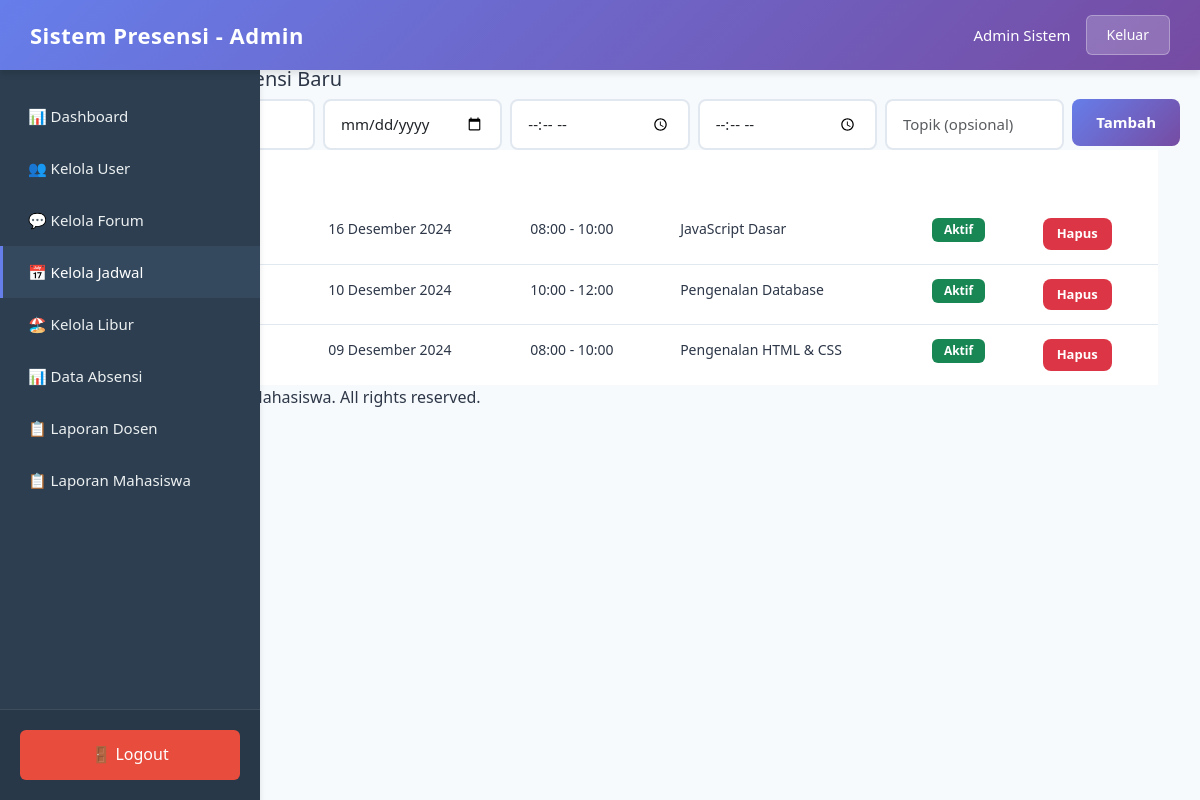
Page /admin/kelola_jadwal.php (signed in) on the committed database.
### tables this page shows
CREATE TABLE jadwal_absensi (
    id INT AUTO_INCREMENT PRIMARY KEY,
    forum_id INT NOT NULL,
    tanggal DATE NOT NULL,
    waktu_mulai TIME NOT NULL,
    waktu_selesai TIME NOT NULL,
    topik VARCHAR(200),
    status ENUM('aktif', 'selesai') DEFAULT 'aktif',
    created_by INT,
    created_at TIMESTAMP DEFAULT CURRENT_TIMESTAMP,
    FOREIGN KEY (forum_id) REFERENCES forums(id) ON DELETE CASCADE,
    FOREIGN KEY (created_by) REFERENCES users(id) ON DELETE CASCADE
);

### includes/functions.php (called while the page is built, shortened)
<?php
function formatTanggalIndo($date) {
    $bulan = array(
        1 => 'Januari', 'Februari', 'Maret', 'April', 'Mei', 'Juni',
        'Juli', 'Agustus', 'September', 'Oktober', 'November', 'Desember'
    );
    $split = explode('-', $date);
    return $split[2] . ' ' . $bulan[(int)$split[1]] . ' ' . $split[0];
}
function formatWaktu($time) {
    return date('H:i', strtotime($time));
}
?>

### admin/kelola_jadwal.php (the view, shortened to what this page needs)
<?php
require_once __DIR__ . '/../config.php';
require_once __DIR__ . '/../includes/functions.php';
$jads = $conn->query("SELECT j.*, f.judul AS nama_forum FROM jadwal_absensi j LEFT JOIN forums f ON j.forum_id = f.id ORDER BY j.tanggal DESC, j.waktu_mulai");
include __DIR__ . '/../includes/header.php';
?>
<div class="page-wrapper">
  <div class="container">
    <div class="page-header">
      <h3>Kelola Jadwal Absensi</h3>
      <a href="dashboard.php" class="btn-back">← Kembali</a>
    </div>
    <div class="form-card">
      <h5>➕ Tambah Jadwal Absensi Baru</h5>
      <form method="post">
        <div class="row g-2">
          <div class="col-md-3">
          </div>
          <div class="col-md-2">
            <input type="date" name="tanggal" class="form-control" required>
          </div>
          <div class="col-md-2">
            <input type="time" name="w_mulai" class="form-control" required>
          </div>
          <div class="col-md-2">
            <input type="time" name="w_selesai" class="form-control" required>
          </div>
          <div class="col-md-2">
            <input type="text" name="topik" class="form-control" placeholder="Topik (opsional)">
          </div>
          <div class="col-md-1">
            <button name="create_jadwal" class="btn btn-primary">Tambah</button>
          </div>
        </div>
      </form>
    </div>
    <div class="table-card">
      <table class="table">
        <thead><tr>
          <th>#</th>
          <th>Forum</th>
          <th>Tanggal</th>
          <th>Waktu</th>
          <th>Topik</th>
          <th>Status</th>
          <th>Aksi</th>
        </tr></thead>
        <tbody>
          <?php $i=1; while($r = $jads->fetch_assoc()): ?>
            <tr>
              <td><?=$i++?></td>
              <td><strong><?=htmlspecialchars($r['nama_forum'])?></strong></td>
              <td><?=htmlspecialchars(formatTanggalIndo($r['tanggal']))?></td>
              <td><?=htmlspecialchars(formatWaktu($r['waktu_mulai']))?> - <?=htmlspecialchars(formatWaktu($r['waktu_selesai']))?></td>
              <td><?=htmlspecialchars($r['topik'] ?? '-')?></td>
              <td>
                <?php if($r['status'] == 'aktif'): ?>
                  <span class="badge bg-success">Aktif</span>
                <?php else: ?>
                  <span class="badge bg-secondary">Selesai</span>
                <?php endif; ?>
              </td>
              <td>
                <a class="btn btn-danger btn-sm" href="kelola_jadwal.php?delete=<?=$r['id']?>" onclick="return confirm('Hapus jadwal?')">Hapus</a>
              </td>
            </tr>
          <?php endwhile; ?>
        </tbody>
      </table>
    </div>
  </div>
</div>
<?php include __DIR__ . '/../includes/footer.php'; ?>

### includes/header.php (shortened to what this page needs)
<!DOCTYPE html>
<html lang="id">
<head>
	<link rel="stylesheet" href="/SistemPresensi/assets/vendor/bootstrap/css/bootstrap.min.css">
	<link rel="stylesheet" href="/SistemPresensi/assets/css/style.css">
</head>
<body>
	<header class="app-header">
		<div class="header-content">
			<div class="header-left">
				<h1 class="system-title">Sistem Presensi - <?= ucfirst($_SESSION['role'] ?? 'User') ?></h1>
			</div>
			<div class="header-right">
				<div class="profile-section">
					<span class="profile-name"><?= htmlspecialchars($_SESSION['nama'] ?? 'User') ?></span>
					<a href="/SistemPresensi/logout.php" class="logout-btn">Keluar</a>
				</div>
			</div>
		</div>
	</header>
	<aside class="app-sidebar">
		<nav class="sidebar-nav">
			<ul class="nav-menu">
				<li class="nav-item">
					<a href="dashboard.php" class="nav-link <?= (basename($_SERVER['PHP_SELF']) == 'dashboard.php') ? 'active' : '' ?>">
						📊 Dashboard
					</a>
				</li>
				<?php if (isset($_SESSION['role']) && $_SESSION['role'] == 'admin'): ?>
				<li class="nav-item">
					<a href="kelola_user.php" class="nav-link <?= (basename($_SERVER['PHP_SELF']) == 'kelola_user.php') ? 'active' : '' ?>">
						👥 Kelola User
					</a>
				</li>
				<li class="nav-item">
					<a href="kelola_forum.php" class="nav-link <?= (basename($_SERVER['PHP_SELF']) == 'kelola_forum.php') ? 'active' : '' ?>">
						💬 Kelola Forum
					</a>
				</li>
				<li class="nav-item">
					<a href="kelola_jadwal.php" class="nav-link <?= (basename($_SERVER['PHP_SELF']) == 'kelola_jadwal.php') ? 'active' : '' ?>">
						📅 Kelola Jadwal
					</a>
				</li>
				<li class="nav-item">
					<a href="kelola_libur.php" class="nav-link <?= (basename($_SERVER['PHP_SELF']) == 'kelola_libur.php') ? 'active' : '' ?>">
						🏖️ Kelola Libur
					</a>
				</li>
				<li class="nav-item">
					<a href="data_absensi.php" class="nav-link <?= (basename($_SERVER['PHP_SELF']) == 'data_absensi.php') ? 'active' : '' ?>">
						📊 Data Absensi
					</a>
				</li>
				<li class="nav-item">
					<a href="laporan_dosen.php" class="nav-link <?= (basename($_SERVER['PHP_SELF']) == 'laporan_dosen.php') ? 'active' : '' ?>">
						📋 Laporan Dosen
					</a>
				</li>
				<li class="nav-item">
					<a href="laporan_mahasiswa.php" class="nav-link <?= (basename($_SERVER['PHP_SELF']) == 'laporan_mahasiswa.php') ? 'active' : '' ?>">
						📋 Laporan Mahasiswa
					</a>
				</li>
				<?php endif; ?>
			</ul>
		</nav>
		<div class="sidebar-footer">
			<a href="/SistemPresensi/logout.php" class="sidebar-logout">🚪 Logout</a>
		</div>
	</aside>

### includes/footer.php (shortened to what this page needs)
	<footer class="app-footer">
		<p>&copy; 2024 Sistem Presensi Dosen & Mahasiswa. All rights reserved.</p>
		<p id="current-date"></p>
	</footer>
</body>
</html>

### assets/css/style.css (style rules this page uses)
:root { --primary-gradient-start: #667eea; --primary-gradient-end: #764ba2; --sidebar-bg: #2c3e50; --sidebar-active: #34495e; --text-dark: #2d3748; --text-light: #718096; --border-color: #e2e8f0; --shadow-sm: 0 1px 3px rgba(0, 0, 0, 0.12); --shadow-md: 0 4px 6px rgba(0, 0, 0, 0.1); --shadow-lg: 0 10px 15px rgba(0, 0, 0, 0.1); --transition: all 0.3s ease; }
* { margin: 0; padding: 0; box-sizing: border-box; }
body { font-family: 'Segoe UI', Tahoma, Geneva, Verdana, sans-serif; background: #f7fafc; color: var(--text-dark); line-height: 1.6; min-height: 100vh; }
.app-header { position: fixed; top: 0; left: 0; right: 0; height: 70px; background: linear-gradient(135deg, var(--primary-gradient-start), var(--primary-gradient-end)); box-shadow: var(--shadow-md); z-index: 1000; display: flex; align-items: center; padding: 0 30px; }
.header-content { display: flex; justify-content: space-between; align-items: center; width: 100%; max-width: 100%; }
.system-title { font-size: 22px; font-weight: 600; color: white; margin: 0; letter-spacing: 0.5px; }
.header-right { display: flex; align-items: center; gap: 20px; }
.profile-section { display: flex; align-items: center; gap: 15px; }
.profile-name { color: white; font-weight: 500; font-size: 15px; }
.logout-btn { background: rgba(255, 255, 255, 0.2); color: white; padding: 8px 20px; border-radius: 6px; text-decoration: none; font-size: 14px; font-weight: 500; transition: var(--transition); border: 1px solid rgba(255, 255, 255, 0.3); }
.app-sidebar { position: fixed; top: 70px; left: 0; width: 260px; height: calc(100vh - 70px); background: var(--sidebar-bg); box-shadow: var(--shadow-md); overflow-y: auto; z-index: 999; display: flex; flex-direction: column; }
.sidebar-nav { flex: 1; padding: 20px 0; }
.nav-menu { list-style: none; padding: 0; margin: 0; }
.nav-item { margin: 0; }
.nav-link { display: block; padding: 14px 25px; color: #ecf0f1; text-decoration: none; font-size: 15px; font-weight: 500; transition: var(--transition); border-left: 3px solid transparent; }
.nav-link.active { background: var(--sidebar-active); color: white; border-left-color: var(--primary-gradient-start); }
.sidebar-footer { padding: 20px; background: rgba(0, 0, 0, 0.1); border-top: 1px solid rgba(255, 255, 255, 0.1); }
.sidebar-logout { display: block; width: 100%; padding: 12px; background: #e74c3c; color: white; text-align: center; text-decoration: none; border-radius: 6px; font-weight: 500; transition: var(--transition); }
.form-control { width: 100%; padding: 12px 16px; border: 2px solid var(--border-color); border-radius: 8px; font-size: 15px; transition: var(--transition); background: white; }
.btn { padding: 12px 24px; font-size: 15px; font-weight: 600; border-radius: 8px; border: none; cursor: pointer; transition: var(--transition); text-decoration: none; display: inline-block; text-align: center; }
.btn-primary { background: linear-gradient(135deg, var(--primary-gradient-start), var(--primary-gradient-end)); color: white; }
.table { width: 100%; margin: 0; }
.table thead { background: linear-gradient(135deg, var(--primary-gradient-start), var(--primary-gradient-end)); }
.table thead th { color: white; font-weight: 600; padding: 16px; font-size: 14px; text-transform: uppercase; letter-spacing: 0.5px; border: none; }
.table tbody td { padding: 14px 16px; font-size: 14px; color: var(--text-dark); border-bottom: 1px solid var(--border-color); }
.table tbody tr:last-child td { border-bottom: none; }
.badge { padding: 6px 12px; border-radius: 6px; font-size: 12px; font-weight: 600; display: inline-block; }
.btn-sm { padding: 6px 14px; font-size: 13px; }
.btn-danger { background: #dc3545; color: white; }

### rows in the picture
jadwal_absensi: tanggal "16 Desember 2024", waktu_mulai "08:00", waktu_selesai "10:00", topik "JavaScript Dasar", status "Aktif"
jadwal_absensi: tanggal "10 Desember 2024", waktu_mulai "10:00", waktu_selesai "12:00", topik "Pengenalan Database", status "Aktif"
jadwal_absensi: tanggal "09 Desember 2024", waktu_mulai "08:00", waktu_selesai "10:00", topik "Pengenalan HTML & CSS", status "Aktif"

### other values in the picture
$_SESSION['role'] "Admin"
$_SESSION['nama'] "Admin Sistem"
